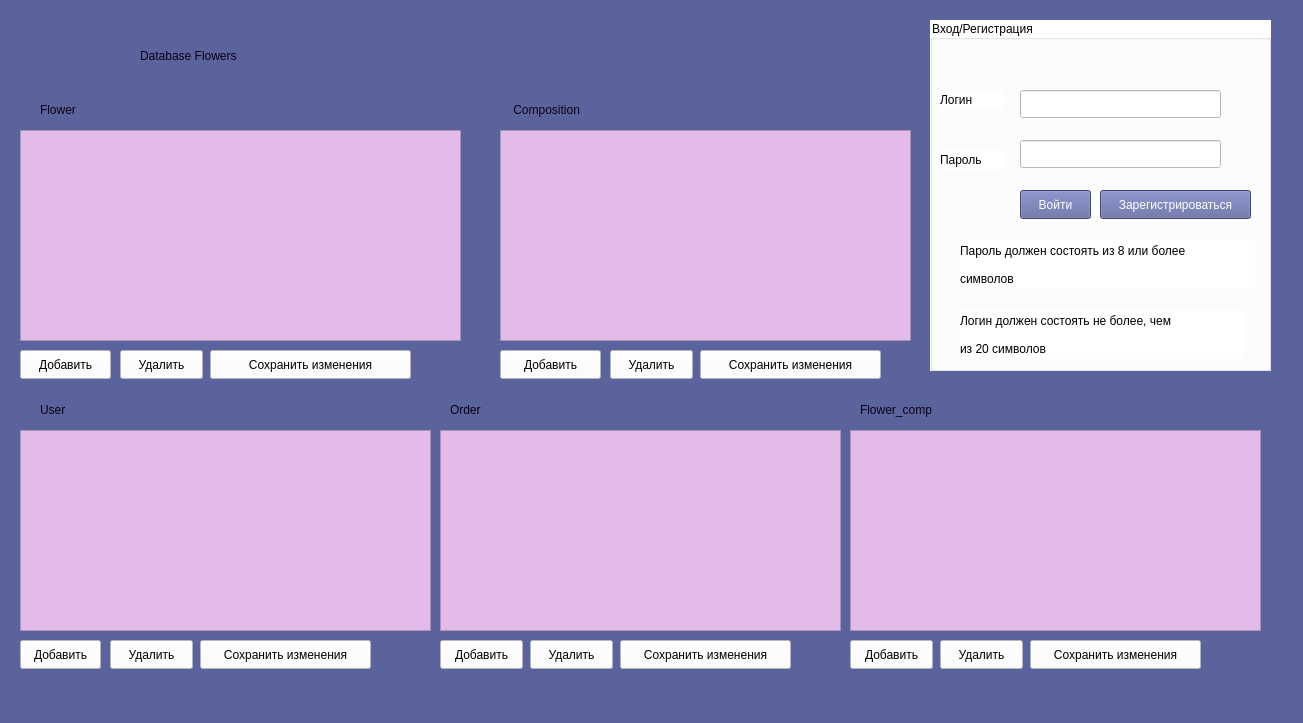
<?xml version="1.0" encoding="UTF-8"?>
<ui version="4.0">
 <class>MainWindow</class>
 <widget class="QMainWindow" name="MainWindow">
  <property name="geometry">
   <rect>
    <x>0</x>
    <y>0</y>
    <width>1303</width>
    <height>723</height>
   </rect>
  </property>
  <property name="windowTitle">
   <string>MainWindow</string>
  </property>
  <property name="styleSheet">
   <string notr="true">background-color: rgb(90, 99, 156);</string>
  </property>
  <widget class="QWidget" name="centralwidget">
   <widget class="QTableView" name="tableView">
    <property name="geometry">
     <rect>
      <x>20</x>
      <y>130</y>
      <width>441</width>
      <height>211</height>
     </rect>
    </property>
    <property name="styleSheet">
     <string notr="true">background-color: rgb(226, 187, 233);
</string>
    </property>
   </widget>
   <widget class="QPushButton" name="btnAdd">
    <property name="geometry">
     <rect>
      <x>20</x>
      <y>350</y>
      <width>91</width>
      <height>29</height>
     </rect>
    </property>
    <property name="styleSheet">
     <string notr="true">background-color: rgb(255, 255, 255);</string>
    </property>
    <property name="text">
     <string>Добавить</string>
    </property>
   </widget>
   <widget class="QLabel" name="label">
    <property name="geometry">
     <rect>
      <x>40</x>
      <y>100</y>
      <width>91</width>
      <height>20</height>
     </rect>
    </property>
    <property name="styleSheet">
     <string notr="true">font: 700 16pt &quot;Berlin Sans FB Demi&quot;;
color: rgb(12, 0, 20);</string>
    </property>
    <property name="text">
     <string>Flower</string>
    </property>
   </widget>
   <widget class="QLabel" name="label_2">
    <property name="geometry">
     <rect>
      <x>510</x>
      <y>100</y>
      <width>251</width>
      <height>20</height>
     </rect>
    </property>
    <property name="styleSheet">
     <string notr="true">font: 700 16pt &quot;Berlin Sans FB Demi&quot;;
color: rgb(12, 0, 20);</string>
    </property>
    <property name="text">
     <string> Composition</string>
    </property>
   </widget>
   <widget class="QTableView" name="tableView_2">
    <property name="geometry">
     <rect>
      <x>500</x>
      <y>130</y>
      <width>411</width>
      <height>211</height>
     </rect>
    </property>
    <property name="styleSheet">
     <string notr="true">background-color: rgb(226, 187, 233);</string>
    </property>
   </widget>
   <widget class="QPushButton" name="pushButton">
    <property name="geometry">
     <rect>
      <x>500</x>
      <y>350</y>
      <width>101</width>
      <height>29</height>
     </rect>
    </property>
    <property name="styleSheet">
     <string notr="true">background-color: rgb(255, 255, 255);</string>
    </property>
    <property name="text">
     <string>Добавить</string>
    </property>
   </widget>
   <widget class="QTableView" name="tableView_3">
    <property name="geometry">
     <rect>
      <x>20</x>
      <y>430</y>
      <width>411</width>
      <height>201</height>
     </rect>
    </property>
    <property name="styleSheet">
     <string notr="true">background-color: rgb(226, 187, 233);</string>
    </property>
   </widget>
   <widget class="QLabel" name="label_3">
    <property name="geometry">
     <rect>
      <x>40</x>
      <y>400</y>
      <width>231</width>
      <height>20</height>
     </rect>
    </property>
    <property name="styleSheet">
     <string notr="true">font: 700 16pt &quot;Berlin Sans FB Demi&quot;;
color: rgb(12, 0, 20);</string>
    </property>
    <property name="text">
     <string>User</string>
    </property>
   </widget>
   <widget class="QTableView" name="tableView_4">
    <property name="geometry">
     <rect>
      <x>440</x>
      <y>430</y>
      <width>401</width>
      <height>201</height>
     </rect>
    </property>
    <property name="styleSheet">
     <string notr="true">background-color: rgb(226, 187, 233);</string>
    </property>
   </widget>
   <widget class="QLabel" name="label_4">
    <property name="geometry">
     <rect>
      <x>450</x>
      <y>400</y>
      <width>261</width>
      <height>20</height>
     </rect>
    </property>
    <property name="styleSheet">
     <string notr="true">font: 700 16pt &quot;Berlin Sans FB Demi&quot;;
color: rgb(12, 0, 20);</string>
    </property>
    <property name="text">
     <string>Order</string>
    </property>
   </widget>
   <widget class="QLabel" name="label_5">
    <property name="geometry">
     <rect>
      <x>860</x>
      <y>400</y>
      <width>161</width>
      <height>20</height>
     </rect>
    </property>
    <property name="styleSheet">
     <string notr="true">font: 700 16pt &quot;Berlin Sans FB Demi&quot;;
color: rgb(12, 0, 20);</string>
    </property>
    <property name="text">
     <string>Flower_comp </string>
    </property>
   </widget>
   <widget class="QTableView" name="tableView_5">
    <property name="geometry">
     <rect>
      <x>850</x>
      <y>430</y>
      <width>411</width>
      <height>201</height>
     </rect>
    </property>
    <property name="styleSheet">
     <string notr="true">background-color: rgb(226, 187, 233);</string>
    </property>
   </widget>
   <widget class="QPushButton" name="pushButton_2">
    <property name="geometry">
     <rect>
      <x>20</x>
      <y>640</y>
      <width>81</width>
      <height>29</height>
     </rect>
    </property>
    <property name="styleSheet">
     <string notr="true">background-color: rgb(255, 255, 255);</string>
    </property>
    <property name="text">
     <string>Добавить</string>
    </property>
   </widget>
   <widget class="QPushButton" name="pushButton_3">
    <property name="geometry">
     <rect>
      <x>440</x>
      <y>640</y>
      <width>83</width>
      <height>29</height>
     </rect>
    </property>
    <property name="styleSheet">
     <string notr="true">background-color: rgb(255, 255, 255);</string>
    </property>
    <property name="text">
     <string>Добавить</string>
    </property>
   </widget>
   <widget class="QPushButton" name="pushButton_4">
    <property name="geometry">
     <rect>
      <x>850</x>
      <y>640</y>
      <width>83</width>
      <height>29</height>
     </rect>
    </property>
    <property name="styleSheet">
     <string notr="true">background-color: rgb(255, 255, 255);</string>
    </property>
    <property name="text">
     <string>Добавить</string>
    </property>
   </widget>
   <widget class="QPushButton" name="pushButton_5">
    <property name="geometry">
     <rect>
      <x>120</x>
      <y>350</y>
      <width>83</width>
      <height>29</height>
     </rect>
    </property>
    <property name="styleSheet">
     <string notr="true">background-color: rgb(255, 255, 255);</string>
    </property>
    <property name="text">
     <string>Удалить</string>
    </property>
   </widget>
   <widget class="QPushButton" name="pushButton_6">
    <property name="geometry">
     <rect>
      <x>610</x>
      <y>350</y>
      <width>83</width>
      <height>29</height>
     </rect>
    </property>
    <property name="styleSheet">
     <string notr="true">background-color: rgb(255, 255, 255);</string>
    </property>
    <property name="text">
     <string>Удалить</string>
    </property>
   </widget>
   <widget class="QPushButton" name="pushButton_7">
    <property name="geometry">
     <rect>
      <x>110</x>
      <y>640</y>
      <width>83</width>
      <height>29</height>
     </rect>
    </property>
    <property name="styleSheet">
     <string notr="true">background-color: rgb(255, 255, 255);</string>
    </property>
    <property name="text">
     <string>Удалить</string>
    </property>
   </widget>
   <widget class="QPushButton" name="pushButton_8">
    <property name="geometry">
     <rect>
      <x>530</x>
      <y>640</y>
      <width>83</width>
      <height>29</height>
     </rect>
    </property>
    <property name="styleSheet">
     <string notr="true">background-color: rgb(255, 255, 255);</string>
    </property>
    <property name="text">
     <string>Удалить</string>
    </property>
   </widget>
   <widget class="QPushButton" name="pushButton_9">
    <property name="geometry">
     <rect>
      <x>940</x>
      <y>640</y>
      <width>83</width>
      <height>29</height>
     </rect>
    </property>
    <property name="styleSheet">
     <string notr="true">background-color: rgb(255, 255, 255);</string>
    </property>
    <property name="text">
     <string>Удалить</string>
    </property>
   </widget>
   <widget class="QPushButton" name="pushButton_10">
    <property name="geometry">
     <rect>
      <x>210</x>
      <y>350</y>
      <width>201</width>
      <height>29</height>
     </rect>
    </property>
    <property name="styleSheet">
     <string notr="true">background-color: rgb(255, 255, 255);</string>
    </property>
    <property name="text">
     <string>Сохранить изменения</string>
    </property>
   </widget>
   <widget class="QPushButton" name="pushButton_11">
    <property name="geometry">
     <rect>
      <x>700</x>
      <y>350</y>
      <width>181</width>
      <height>29</height>
     </rect>
    </property>
    <property name="styleSheet">
     <string notr="true">background-color: rgb(255, 255, 255);</string>
    </property>
    <property name="text">
     <string>Сохранить изменения</string>
    </property>
   </widget>
   <widget class="QPushButton" name="pushButton_12">
    <property name="geometry">
     <rect>
      <x>200</x>
      <y>640</y>
      <width>171</width>
      <height>29</height>
     </rect>
    </property>
    <property name="styleSheet">
     <string notr="true">background-color: rgb(255, 255, 255);</string>
    </property>
    <property name="text">
     <string>Сохранить изменения</string>
    </property>
   </widget>
   <widget class="QPushButton" name="pushButton_13">
    <property name="geometry">
     <rect>
      <x>620</x>
      <y>640</y>
      <width>171</width>
      <height>29</height>
     </rect>
    </property>
    <property name="styleSheet">
     <string notr="true">background-color: rgb(255, 255, 255);</string>
    </property>
    <property name="text">
     <string>Сохранить изменения</string>
    </property>
   </widget>
   <widget class="QPushButton" name="pushButton_14">
    <property name="geometry">
     <rect>
      <x>1030</x>
      <y>640</y>
      <width>171</width>
      <height>29</height>
     </rect>
    </property>
    <property name="styleSheet">
     <string notr="true">background-color: rgb(255, 255, 255);</string>
    </property>
    <property name="text">
     <string>Сохранить изменения</string>
    </property>
   </widget>
   <widget class="QGroupBox" name="groupBox">
    <property name="geometry">
     <rect>
      <x>930</x>
      <y>20</y>
      <width>341</width>
      <height>351</height>
     </rect>
    </property>
    <property name="styleSheet">
     <string notr="true">background-color: rgb(255, 255, 255);
</string>
    </property>
    <property name="title">
     <string>Вход/Регистрация</string>
    </property>
    <widget class="QLabel" name="label_6">
     <property name="geometry">
      <rect>
       <x>10</x>
       <y>70</y>
       <width>63</width>
       <height>20</height>
      </rect>
     </property>
     <property name="text">
      <string>Логин</string>
     </property>
    </widget>
    <widget class="QLabel" name="label_7">
     <property name="geometry">
      <rect>
       <x>10</x>
       <y>130</y>
       <width>63</width>
       <height>20</height>
      </rect>
     </property>
     <property name="text">
      <string>Пароль</string>
     </property>
    </widget>
    <widget class="QLineEdit" name="login">
     <property name="geometry">
      <rect>
       <x>90</x>
       <y>70</y>
       <width>201</width>
       <height>28</height>
      </rect>
     </property>
    </widget>
    <widget class="QLineEdit" name="pass">
     <property name="geometry">
      <rect>
       <x>90</x>
       <y>120</y>
       <width>201</width>
       <height>28</height>
      </rect>
     </property>
    </widget>
    <widget class="QPushButton" name="pushButton_15">
     <property name="geometry">
      <rect>
       <x>90</x>
       <y>170</y>
       <width>71</width>
       <height>29</height>
      </rect>
     </property>
     <property name="styleSheet">
      <string notr="true">background-color: rgb(90, 99, 156);
color: rgb(255, 255, 255);</string>
     </property>
     <property name="text">
      <string>Войти</string>
     </property>
    </widget>
    <widget class="QPushButton" name="pushButton_16">
     <property name="geometry">
      <rect>
       <x>170</x>
       <y>170</y>
       <width>151</width>
       <height>29</height>
      </rect>
     </property>
     <property name="styleSheet">
      <string notr="true">background-color: rgb(90, 99, 156);
color: rgb(255, 255, 255);</string>
     </property>
     <property name="text">
      <string>Зарегистрироваться</string>
     </property>
    </widget>
    <widget class="QWidget" name="layoutWidget">
     <property name="geometry">
      <rect>
       <x>30</x>
       <y>290</y>
       <width>283</width>
       <height>49</height>
      </rect>
     </property>
     <layout class="QVBoxLayout" name="verticalLayout">
      <item>
       <widget class="QLabel" name="label_9">
        <property name="styleSheet">
         <string notr="true">font: 700 9pt &quot;Segoe UI&quot;;</string>
        </property>
        <property name="text">
         <string>Логин должен состоять не более, чем </string>
        </property>
       </widget>
      </item>
      <item>
       <widget class="QLabel" name="label_10">
        <property name="styleSheet">
         <string notr="true">font: 700 9pt &quot;Segoe UI&quot;;</string>
        </property>
        <property name="text">
         <string>из 20 символов</string>
        </property>
       </widget>
      </item>
     </layout>
    </widget>
    <widget class="QWidget" name="layoutWidget">
     <property name="geometry">
      <rect>
       <x>30</x>
       <y>220</y>
       <width>295</width>
       <height>49</height>
      </rect>
     </property>
     <layout class="QVBoxLayout" name="verticalLayout_2">
      <item>
       <widget class="QLabel" name="label_8">
        <property name="styleSheet">
         <string notr="true">font: 700 9pt &quot;Segoe UI&quot;;</string>
        </property>
        <property name="text">
         <string>Пароль должен состоять из 8 или более</string>
        </property>
       </widget>
      </item>
      <item>
       <widget class="QLabel" name="label_11">
        <property name="styleSheet">
         <string notr="true">font: 700 9pt &quot;Segoe UI&quot;;</string>
        </property>
        <property name="text">
         <string>символов</string>
        </property>
       </widget>
      </item>
     </layout>
    </widget>
   </widget>
   <widget class="QLabel" name="label_12">
    <property name="geometry">
     <rect>
      <x>140</x>
      <y>30</y>
      <width>481</width>
      <height>51</height>
     </rect>
    </property>
    <property name="styleSheet">
     <string notr="true">font: 700 26pt &quot;Berlin Sans FB Demi&quot;;
color: rgb(12, 0, 20);</string>
    </property>
    <property name="text">
     <string>Database Flowers</string>
    </property>
   </widget>
  </widget>
  <widget class="QMenuBar" name="menubar">
   <property name="geometry">
    <rect>
     <x>0</x>
     <y>0</y>
     <width>1303</width>
     <height>25</height>
    </rect>
   </property>
  </widget>
  <widget class="QStatusBar" name="statusbar"/>
 </widget>
 <resources/>
 <connections/>
</ui>
